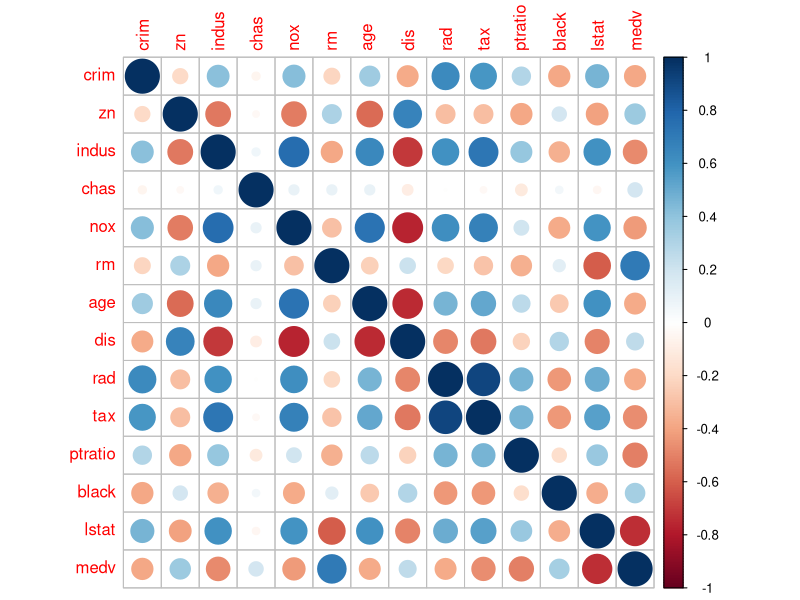
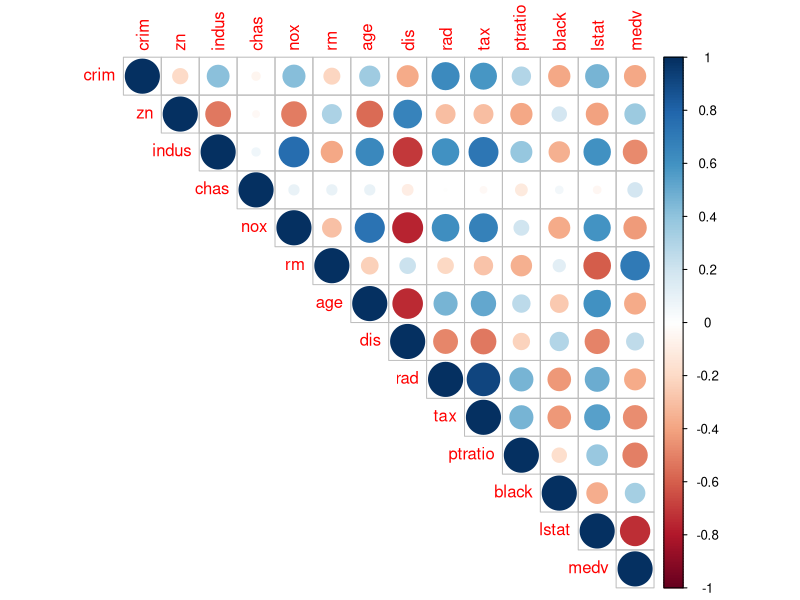
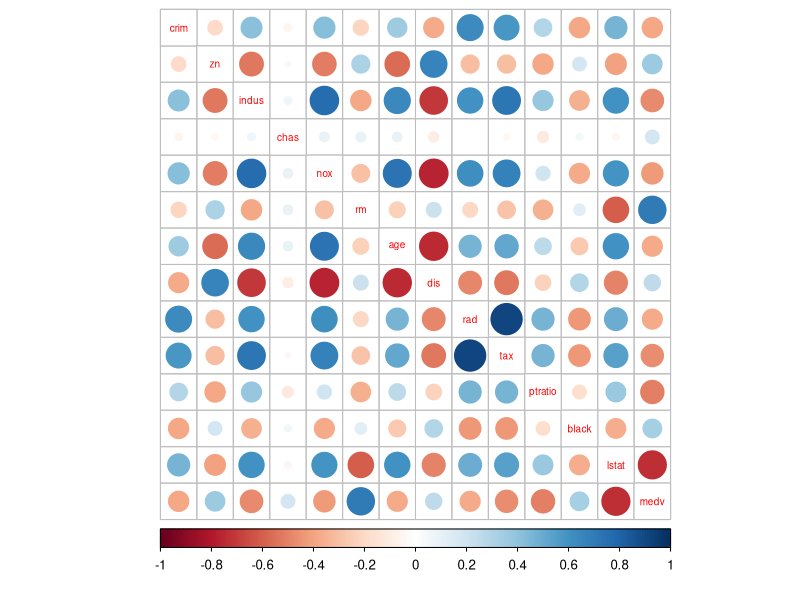

Reproduce these figures in R, in order.
## ---- chunk 1
library(MASS)
#install.packages('corrplot')
library(corrplot)
## ---- chunk 2
# load the data
data("Boston")

# explore the dataset
str(Boston)
dim(Boston)
## ---- chunk 3
summary(Boston)

# calculate the correlation matrix and round it
cor_matrix<-cor(Boston) 

# print the correlation matrix
cor_matrix<- round(cor_matrix, 2)

# visualize the correlation matrix
corrplot(cor_matrix, method="circle")
corrplot(cor_matrix, method="circle", type='upper')
corrplot(cor_matrix, method="circle", cl.pos = "b", tl.pos = "d",tl.cex = 0.6)
